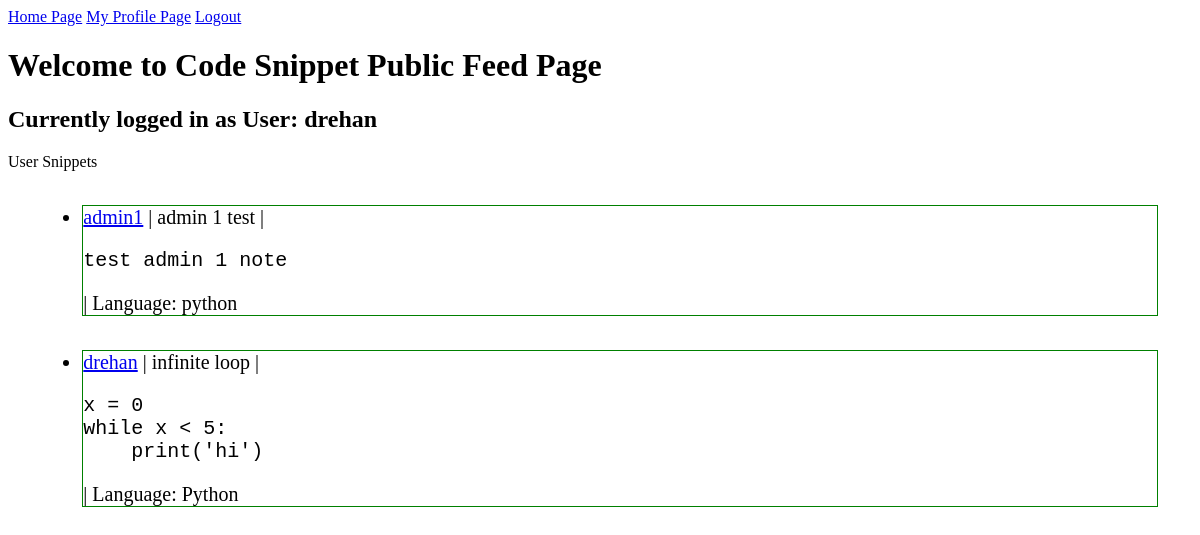
Page /user/feed/ (signed in) on the earlier database version.
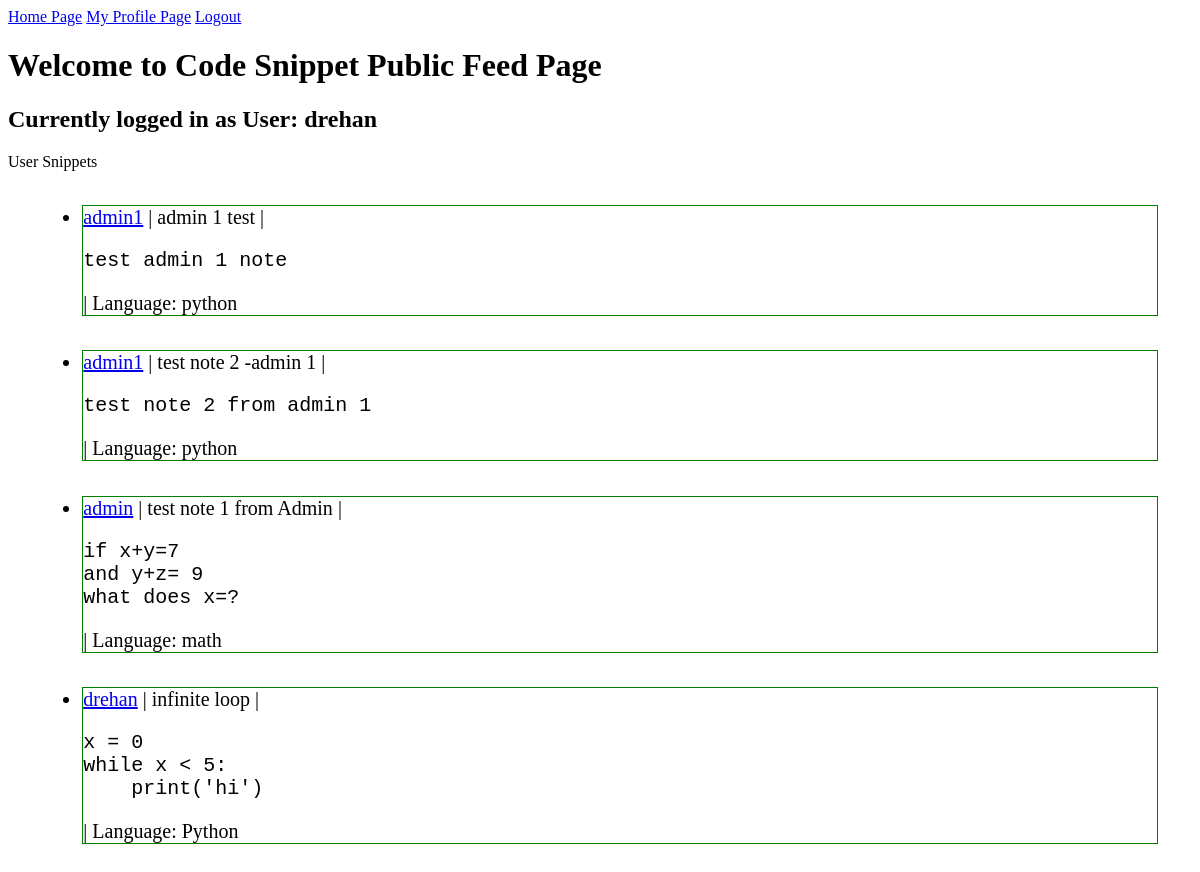
Same page on the later database version.
### core/models.py (models this page shows, shortened)
class Snippet(models.Model):
    title = models.CharField(max_length=50)
    author = models.ForeignKey(User, on_delete=models.CASCADE, related_name='snippets')
    code = models.TextField()
    language = models.CharField(max_length=20)

class User(AbstractUser):
    pass

### core/views.py (the view)
# urls.py: path('user/feed/', views.feed, name='feed'),
@login_required
def feed(request):
    users = User.objects.all()
    return render(request, 'public_feed.html', {'users': users})

### templates/public_feed.html
{% extends 'base.html' %}
{% block content %}
<header class="header">
    <a href="/user/feed">Home Page</a>
    <a href="{% url 'user_profile' pk=user.pk %}">My Profile Page</a>
    <a href="/accounts/logout">Logout</a>
</header>
<h1>Welcome to Code Snippet Public Feed Page</h1>
<h2>Currently logged in as User: {{ user }}</h2>
<div class="snippets">User Snippets
    <ul>
        {% for snippet in user.snippets.all %}
        <li><a href="{% url 'user_profile' pk=snippet.author.pk %}">{{snippet.author}}</a> | {{snippet.title}} | <pre><code>{{snippet.code}}</code></pre> | Language: {{snippet.language}}
        </li>
        {% endfor %}
    </ul>
{% endblock %}

Differences in the rows shown:
added Snippet: author "admin1", title "test note 2 -admin 1", code "test note 2 from admin 1", language "python", shown under User (number 2 of 3 on the later page)
added Snippet: author "admin", title "test note 1 from Admin", code "if x+y=7 and y+z= 9 what does x=?", language "math"
